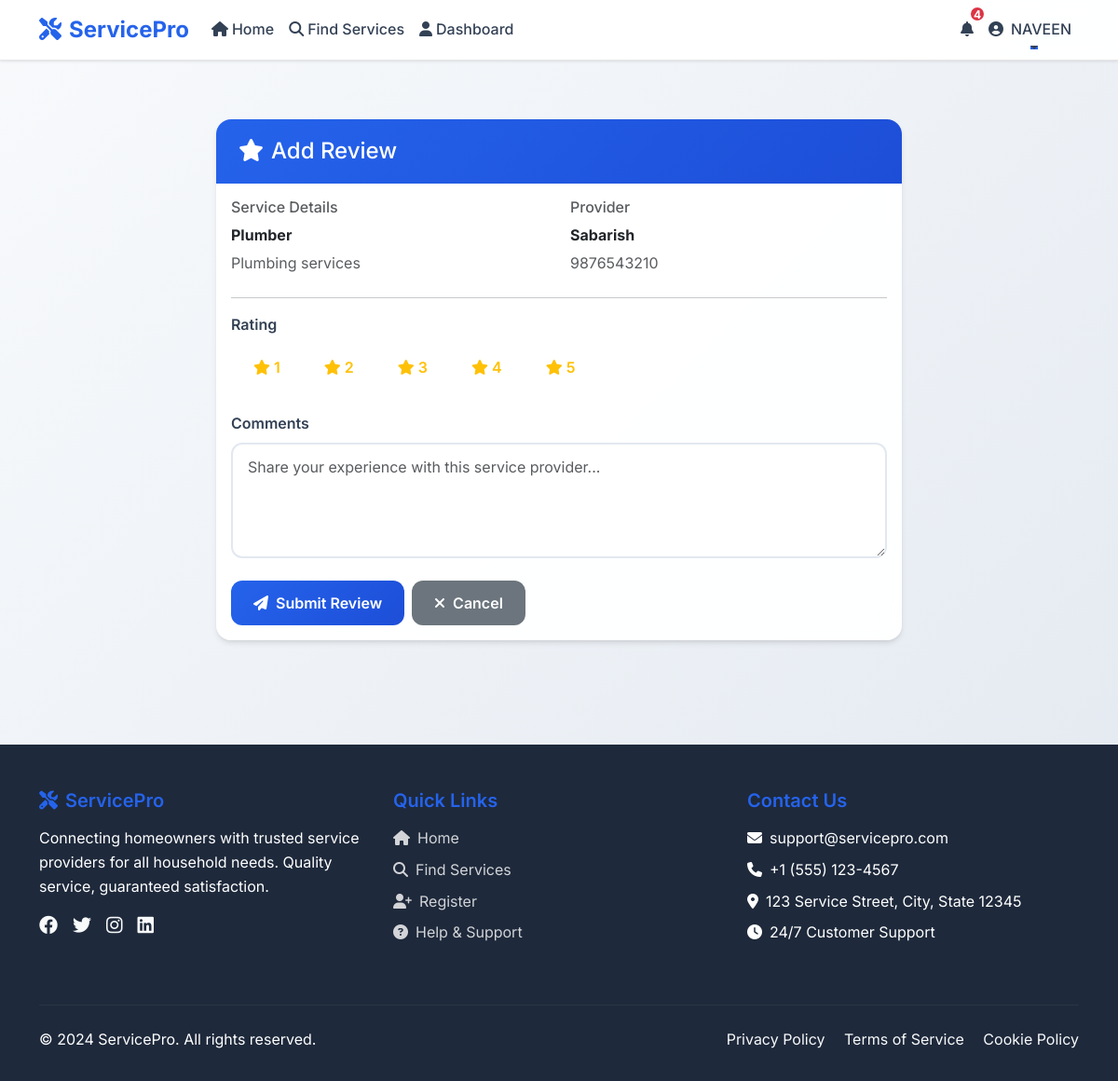
The page /add_review/2 (signed in) on the database its author committed.
### app.py (models this page shows)
class User(UserMixin, db.Model):
    id = db.Column(db.Integer, primary_key=True)
    name = db.Column(db.String(100), nullable=False)
    email = db.Column(db.String(120), unique=True, nullable=False)
    password = db.Column(db.String(200), nullable=False)
    role = db.Column(db.String(20), default='user')  # user, provider, admin
    address = db.Column(db.Text)
    pincode = db.Column(db.String(10))
    phone = db.Column(db.String(15))
    created_at = db.Column(db.DateTime, default=datetime.utcnow)
    bookings = db.relationship('Booking', backref='user', lazy=True)
    reviews = db.relationship('Review', backref='user', lazy=True)
    sent_messages = db.relationship('Message', foreign_keys='Message.sender_id', backref='sender', lazy=True)
    received_messages = db.relationship('Message', foreign_keys='Message.receiver_id', backref='receiver', lazy=True)
    provider_profile = db.relationship('ServiceProvider', backref='user', uselist=False)

class Service(db.Model):
    id = db.Column(db.Integer, primary_key=True)
    category = db.Column(db.String(50), nullable=False)
    description = db.Column(db.Text)
    base_price = db.Column(db.Float, default=0.0)
    is_active = db.Column(db.Boolean, default=True)

### app.py (the view, shortened to what this page needs)
@app.route('/add_review/<int:booking_id>', methods=['GET', 'POST'])
@login_required
def add_review(booking_id):
    booking = Booking.query.get_or_404(booking_id)
    if current_user.id != booking.user_id:
        flash('Access denied!', 'error')
        return redirect(url_for('user_dashboard'))
    return render_template('add_review.html', booking=booking)

### app.py (called while the page is built)
@login_manager.user_loader
def load_user(user_id):
    return User.query.get(int(user_id))

### templates/add_review.html (shortened to what this page needs)
{% extends "base.html" %}
{% block content %}
<div class="container py-5">
    <div class="row justify-content-center">
        <div class="col-md-8">
            <div class="card">
                <div class="card-header">
                    <h4 class="mb-0">
                        <i class="fas fa-star me-2"></i>Add Review
                    </h4>
                </div>
                <div class="card-body">
                    <div class="row mb-4">
                        <div class="col-md-6">
                            <h6 class="text-muted">Service Details</h6>
                            <p class="mb-1"><strong>{{ booking.service.category }}</strong></p>
                            <p class="text-muted mb-0">{{ booking.service.description }}</p>
                        </div>
                        <div class="col-md-6">
                            <h6 class="text-muted">Provider</h6>
                            <p class="mb-1"><strong>{{ booking.provider.user.name }}</strong></p>
                            <p class="text-muted mb-0">{{ booking.provider.user.phone }}</p>
                        </div>
                    </div>
                    <hr>
                    <form method="POST">
                        <div class="mb-4">
                            <label for="rating" class="form-label">Rating</label>
                            <div class="rating-input">
                                <div class="btn-group" role="group">
                                    <label class="btn btn-outline-warning" for="rating1">
                                        <i class="fas fa-star"></i> 1
                                    </label>
                                    <label class="btn btn-outline-warning" for="rating2">
                                        <i class="fas fa-star"></i> 2
                                    </label>
                                    <label class="btn btn-outline-warning" for="rating3">
                                        <i class="fas fa-star"></i> 3
                                    </label>
                                    <label class="btn btn-outline-warning" for="rating4">
                                        <i class="fas fa-star"></i> 4
                                    </label>
                                    <label class="btn btn-outline-warning" for="rating5">
                                        <i class="fas fa-star"></i> 5
                                    </label>
                                </div>
                            </div>
                        </div>
                        <div class="mb-4">
                            <label for="comments" class="form-label">Comments</label>
                            <textarea class="form-control" id="comments" name="comments" rows="4"
                                      placeholder="Share your experience with this service provider..." required></textarea>
                        </div>
                        <div class="d-flex gap-2">
                            <button type="submit" class="btn btn-primary">
                                <i class="fas fa-paper-plane me-2"></i>Submit Review
                            </button>
                            <a href="{{ url_for('user_dashboard') }}" class="btn btn-secondary">
                                <i class="fas fa-times me-2"></i>Cancel
                            </a>
                        </div>
                    </form>
                </div>
            </div>
        </div>
    </div>
</div>
{% endblock %}

### templates/base.html (shortened to what this page needs)
<!DOCTYPE html>
<html lang="en">
<head>
    <link href="https://cdn.jsdelivr.net/npm/bootstrap@5.3.0/dist/css/bootstrap.min.css" rel="stylesheet">
    <link rel="stylesheet" href="https://cdnjs.cloudflare.com/ajax/libs/font-awesome/6.4.0/css/all.min.css">
</head>
<body>
    <nav class="navbar navbar-expand-lg navbar-light fixed-top">
        <div class="container">
            <a class="navbar-brand" href="{{ url_for('index') }}">
                <i class="fas fa-tools me-2"></i>ServicePro
            </a>
            <div class="collapse navbar-collapse" id="navbarNav">
                <ul class="navbar-nav me-auto">
                    <li class="nav-item">
                        <a class="nav-link" href="{{ url_for('index') }}">
                            <i class="fas fa-home me-1"></i>Home
                        </a>
                    </li>
                    <li class="nav-item">
                        <a class="nav-link" href="{{ url_for('search_providers') }}">
                            <i class="fas fa-search me-1"></i>Find Services
                        </a>
                    </li>
                    {% if current_user.is_authenticated %}
                        {% if current_user.role == 'user' %}
                            <li class="nav-item">
                                <a class="nav-link" href="{{ url_for('user_dashboard') }}">
                                    <i class="fas fa-user me-1"></i>Dashboard
                                </a>
                            </li>
                        {% elif current_user.role == 'provider' %}
                            <li class="nav-item">
                                <a class="nav-link" href="{{ url_for('provider_dashboard') }}">
                                    <i class="fas fa-tools me-1"></i>Dashboard
                                </a>
                            </li>
                        {% elif current_user.role == 'admin' %}
                            <li class="nav-item">
                                <a class="nav-link" href="{{ url_for('admin_dashboard') }}">
                                    <i class="fas fa-cog me-1"></i>Admin Panel
                                </a>
                            </li>
                        {% endif %}
                    {% endif %}
                </ul>
                <ul class="navbar-nav">
                    {% if current_user.is_authenticated %}
                        <li class="nav-item dropdown notification-dropdown-container">
                            <a class="nav-link position-relative notification-dropdown-hover" href="#" id="notificationDropdown" role="button">
                                <i class="fas fa-bell"></i>
                                <span class="notification-badge" id="notificationCount" style="display: none;">0</span>
                            </a>
                        </li>
                        <li class="nav-item dropdown">
                            <a class="nav-link dropdown-toggle" href="#" id="navbarDropdown" role="button" data-bs-toggle="dropdown" data-bs-display="static" data-bs-boundary="viewport" aria-expanded="false">
                                <i class="fas fa-user-circle me-2"></i>{{ current_user.name }}
                            </a>
                        </li>
                    {% endif %}
                </ul>
            </div>
        </div>
    </nav>
    <main style="margin-top: 80px;">
        {% block content %}{% endblock %}
    </main>
    <footer class="footer">
        <div class="container">
            <div class="row">
                <div class="col-md-4 mb-4">
                    <h5><i class="fas fa-tools me-2"></i>ServicePro</h5>
                    <p class="mb-3">Connecting homeowners with trusted service providers for all household needs. Quality service, guaranteed satisfaction.</p>
                    <div class="d-flex gap-3">
                        <a href="#" class="text-light"><i class="fab fa-facebook fa-lg"></i></a>
                        <a href="#" class="text-light"><i class="fab fa-twitter fa-lg"></i></a>
                        <a href="#" class="text-light"><i class="fab fa-instagram fa-lg"></i></a>
                        <a href="#" class="text-light"><i class="fab fa-linkedin fa-lg"></i></a>
                    </div>
                </div>
                <div class="col-md-4 mb-4">
                    <h5>Quick Links</h5>
                    <ul class="list-unstyled">
                        <li class="mb-2"><a href="{{ url_for('index') }}"><i class="fas fa-home me-2"></i>Home</a></li>
                        <li class="mb-2"><a href="{{ url_for('search_providers') }}"><i class="fas fa-search me-2"></i>Find Services</a></li>
                        <li class="mb-2"><a href="{{ url_for('register') }}"><i class="fas fa-user-plus me-2"></i>Register</a></li>
                        <li class="mb-2"><a href="#"><i class="fas fa-question-circle me-2"></i>Help & Support</a></li>
                    </ul>
                </div>
                <div class="col-md-4 mb-4">
                    <h5>Contact Us</h5>
                    <p class="mb-2"><i class="fas fa-envelope me-2"></i>support@servicepro.com</p>
                    <p class="mb-2"><i class="fas fa-phone me-2"></i>+1 (555) 123-4567</p>
                    <p class="mb-2"><i class="fas fa-map-marker-alt me-2"></i>123 Service Street, City, State 12345</p>
                    <p class="mb-0"><i class="fas fa-clock me-2"></i>24/7 Customer Support</p>
                </div>
            </div>
            <hr class="my-4" style="border-color: rgba(255,255,255,0.2);">
            <div class="row align-items-center">
                <div class="col-md-6">
                    <p class="mb-0">&copy; 2024 ServicePro. All rights reserved.</p>
                </div>
                <div class="col-md-6 text-md-end">
                    <a href="#" class="text-light me-3">Privacy Policy</a>
                    <a href="#" class="text-light me-3">Terms of Service</a>
                    <a href="#" class="text-light">Cookie Policy</a>
                </div>
    </footer>
</body>
</html>

### templates/base.html (style rules this page uses)
:root { --primary-color: #2563eb; --primary-dark: #1d4ed8; --secondary-color: #10b981; --accent-color: #f59e0b; --success-color: #059669; --warning-color: #d97706; --danger-color: #dc2626; --light-color: #f8fafc; --dark-color: #1e293b; --gray-100: #f1f5f9; --gray-200: #e2e8f0; --gray-300: #cbd5e1; --gray-600: #475569; --gray-700: #334155; --gray-800: #1e293b; }
* { margin: 0; padding: 0; box-sizing: border-box; }
body { font-family: 'Inter', -apple-system, BlinkMacSystemFont, 'Segoe UI', Roboto, sans-serif; background: linear-gradient(135deg, #f8fafc 0%, #e2e8f0 100%); min-height: 100vh; color: var(--gray-800); line-height: 1.6; }
.navbar { background: rgba(255, 255, 255, 0.95) !important; backdrop-filter: blur(10px); border-bottom: 1px solid rgba(0, 0, 0, 0.1); box-shadow: 0 1px 3px rgba(0, 0, 0, 0.1); overflow: visible !important; }
.navbar-brand { font-weight: 700; font-size: 1.5rem; color: var(--primary-color) !important; text-decoration: none; }
.nav-link { font-weight: 500; color: var(--gray-700) !important; transition: all 0.3s ease; position: relative; }
.nav-link::after { content: ''; position: absolute; width: 0; height: 2px; bottom: 0; left: 50%; background-color: var(--primary-color); transition: all 0.3s ease; transform: translateX(-50%); }
.card { border: none; border-radius: 16px; box-shadow: 0 4px 6px -1px rgba(0, 0, 0, 0.1), 0 2px 4px -1px rgba(0, 0, 0, 0.06); transition: all 0.3s ease; background: rgba(255, 255, 255, 0.95); backdrop-filter: blur(10px); }
.card-header { background: linear-gradient(135deg, var(--primary-color) 0%, var(--primary-dark) 100%); color: white; border-radius: 16px 16px 0 0 !important; border: none; padding: 1.25rem 1.5rem; }
.btn { border-radius: 12px; font-weight: 600; padding: 0.75rem 1.5rem; transition: all 0.3s ease; border: none; position: relative; overflow: hidden; }
.btn::before { content: ''; position: absolute; top: 0; left: -100%; width: 100%; height: 100%; background: linear-gradient(90deg, transparent, rgba(255, 255, 255, 0.2), transparent); transition: left 0.5s; }
.btn-primary { background: linear-gradient(135deg, var(--primary-color) 0%, var(--primary-dark) 100%); color: white; }
.form-control { border-radius: 12px; border: 2px solid var(--gray-200); padding: 0.75rem 1rem; font-size: 1rem; transition: all 0.3s ease; background: rgba(255, 255, 255, 0.9); }
.form-label { font-weight: 600; color: var(--gray-700); margin-bottom: 0.5rem; }
.footer { background: linear-gradient(135deg, var(--dark-color) 0%, var(--gray-800) 100%); color: white; padding: 3rem 0 2rem; margin-top: 4rem; }
.footer h5 { color: var(--primary-color); font-weight: 600; margin-bottom: 1rem; }
.footer a { color: rgba(255, 255, 255, 0.8); text-decoration: none; transition: color 0.3s ease; }
.fade-in { animation: fadeIn 0.6s ease-in; }
.notification-badge { position: absolute; top: -5px; right: -5px; background: #dc3545; color: white; border-radius: 50%; width: 18px; height: 18px; font-size: 0.75rem; display: flex; align-items: center; justify-content: center; font-weight: bold; border: 2px solid white; min-width: 18px; }
.notification-dropdown-container { position: relative; }

### rows shown on the page
User: name "NAVEEN"
Service: service.category "Plumber", service.description "Plumbing services"
User: provider.user.name "Sabarish", provider.user.phone "9876543210"
